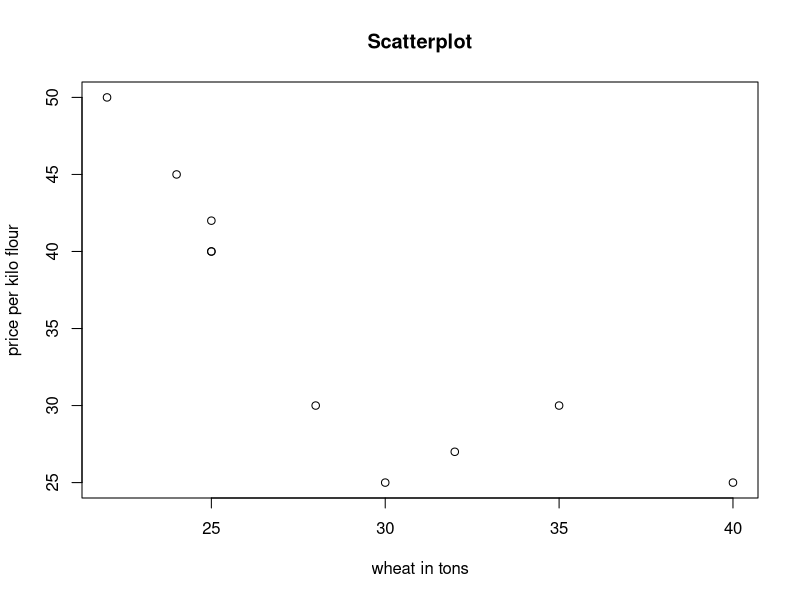

This figure's R source:
########################  Tutorial 11 ######################## 

#### Exercise 1.
#### X: wheat in tons
#### Y: price of the kilo of flour

x<-c(30, 28, 32, 25, 25, 25, 22, 24, 35, 40)
y<-c(25, 30, 27, 40, 42, 40, 50, 45, 30, 25)

# Look at scatterplot first
plot(x, y, main="Scatterplot", xlab = "wheat in tons", ylab="price per kilo flour")



### (a) Fit the regression line using the method of least squares.

## Method I: Manual calculation
(Sxy = sum((x-mean(x))*(y-mean(y))))
(Sxx = sum((x-mean(x))^2))

(beta1hat = Sxy/Sxx)
(beta0hat = mean(y) - beta1hat*mean(x))


## Method II: Use lm() to fit linear models and extract coefficients
lm.fit <- lm(y ~ x)
lm.fit$coefficients

# So the linear regression line is yhat=74.11512-1.353675x.


### (b) Compute a 95% confidence interval for the slope of the regression line.

# Compute for SSE
yhat = beta0hat+beta1hat*x
SSE = sum((y-yhat)^2)
n = length(y)
sigmahat = sqrt(SSE/(n-2))
t.crit = qt(1-0.025, df = n-2)

# Build  a 95% CI for beta 1
(Lower <- beta1hat - t.crit*sqrt(sigmahat^2/Sxx))
(Upper <- beta1hat + t.crit*sqrt(sigmahat^2/Sxx))

# Thus, the 95% CI for the slope beta 1 is [-2.045938, -0.661413]



### (c) Test the hypothesis that the price of flour depends linearly on the production 
# of wheat, using a 0.05 significance level.

# H0: beta1 = 0
# H1: beta1 != 0

## Method I: t test
(test.stat <- (beta1hat-0)/sqrt(sigmahat^2/Sxx)) # ~ t distribution with df = n-2
(p.value <- 2*pt(abs(test.stat), df=n-2, lower.tail = F))  # 2*(Area under the t curve to the right of |t|)

## Method II: F test
anova <- aov(y ~ x)
summary(anova)

# Since p value < 0.05, we reject H0. The price of flour depends linearly on the 
# production of wheat at the given significance level, which confirms the utility of 
# the model.


### (d): Find CI and PI for a new data point x*=30
x.star <- data.frame(x=30)

## The confidence interval around the mean response for a fixed value x*
predict(lm.fit, newdata = x.star, interval = 'confidence', level = 0.95) # CI = p[29.66295, 37.34676] 

# This means that, according to our model, with 30 tons of wheat produced, on average, it will have 
# a price between 29.66 and 37.35 per kilo flour.


## The prediction interval for a future Y observation given a fixed value x*
predict(lm.fit, newdata = x.star, interval = 'predict', level = 0.95)  # PI = [21.13677, 45.87294]

# This means that, according to our model, 95% of 30 tons of wheat have a price between 21.14 
# and 45.87 per kilo flour.
